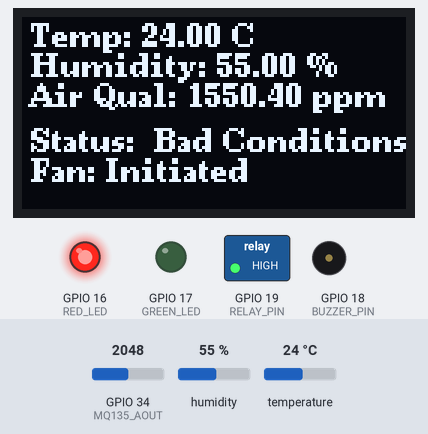
The sketch below on a simulated ESP32. Shown: 128×64 one-colour display, switched loads named in the sketch (green lamp = pin HIGH), output pins drawn as LEDs (lit = HIGH), buzzer (waves = sounding). The test bench sets the inputs (shaded band); at power-on: GPIO 34 (MQ135_AOUT) = 2048, humidity 55 %, temperature 24 °C. What the sketch prints to the serial monitor is not drawn.

Above: at 4.1 s.
4.2 s: GPIO 34 (MQ135_AOUT) set to 461
At 12.2 s:
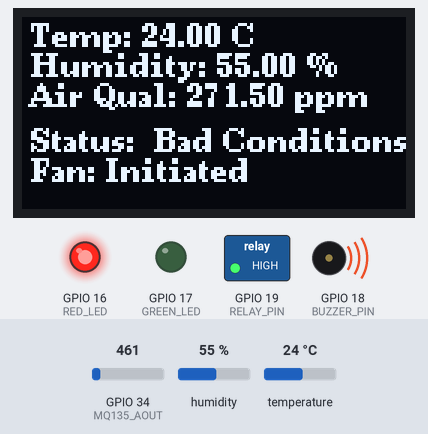
14.1 s: GPIO 34 (MQ135_AOUT) set to 390
At 17.6 s:
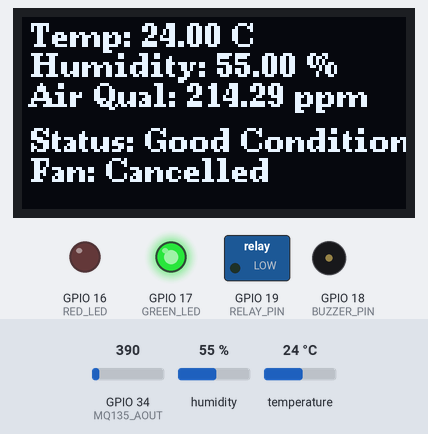
20.3 s: humidity set to 41 %
At 22.0 s:
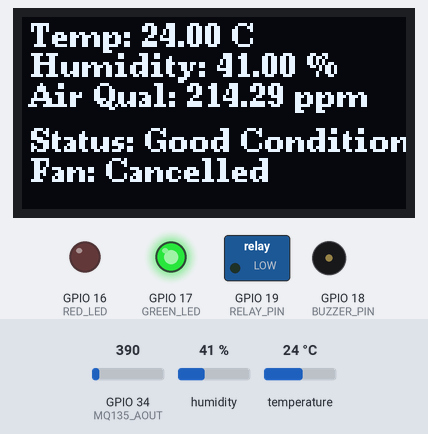
26.5 s: humidity set to 38 %
At 28.0 s:
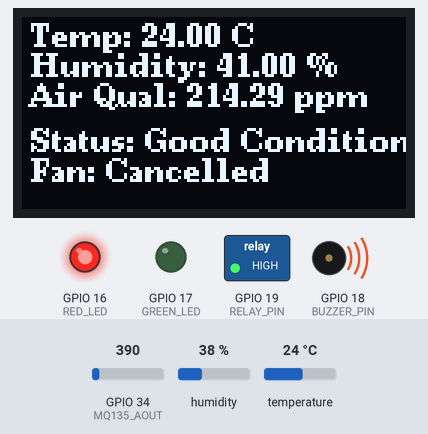
32.7 s: temperature set to 12 °C
At 41.7 s:
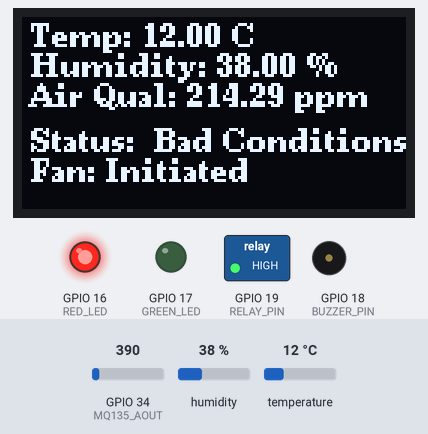
43.8 s: GPIO 34 (MQ135_AOUT) set to 491
At 53.9 s:
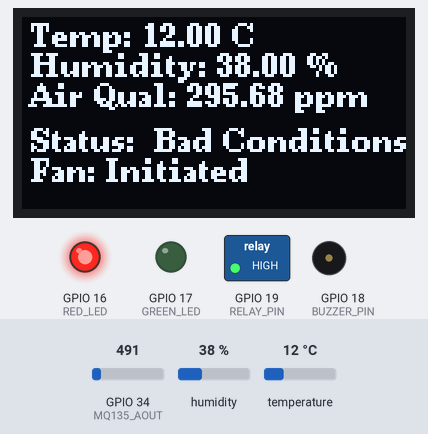
Timing chart, 0 to 55.9 s (numbered marks = the images above; inputs shaded):
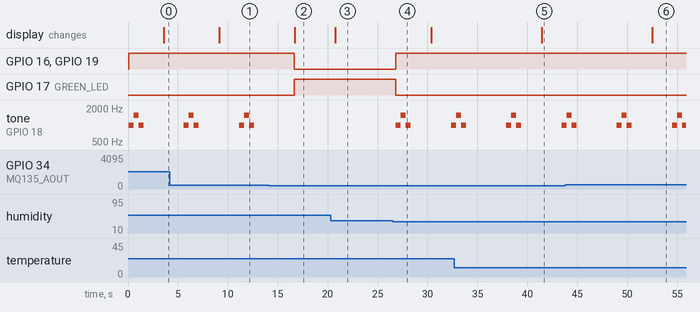

Measured:
- the behaviour switches between 435 and 434 on GPIO 34 (MQ135_AOUT) (found by bisection; images 1 and 2)
- the behaviour switches between 40 and 39 % on humidity (found by bisection; images 3 and 4)
- after the input at 4.2 s, the display: changes after 4.9 s (image 1)
- after the input at 14.1 s, GPIO 16 (RED_LED), GPIO 19 (RELAY_PIN): HIGH → LOW after 2.6 s; GPIO 17 (GREEN_LED): LOW → HIGH after 2.6 s; tone on GPIO 18 (BUZZER_PIN): stays silent (without the input it goes to 1000 Hz after 2.6 s); the display: changes after 2.6 s (image 2)
- after the input at 20.3 s, the display: changes after 0.47 s (image 3)
- after the input at 26.5 s, GPIO 16 (RED_LED), GPIO 19 (RELAY_PIN): LOW → HIGH after 0.34 s; GPIO 17 (GREEN_LED): HIGH → LOW after 0.34 s; tone on GPIO 18 (BUZZER_PIN): plays 1000 Hz for 0.50 s, 1500 Hz for 0.50 s, 1000 Hz for 0.50 s, 1000 Hz for 0.32 s, starting after 0.34 s
- after the input at 32.7 s, the display: changes after 8.7 s (image 5)
- after the input at 43.8 s, the display: changes after 8.7 s (image 6)

The sketch:

DHT22MQ135OLEDLEDBUZZERandRELAYplusFANsWorking.ino
```cpp
#include <Wire.h>
#include <U8g2lib.h>
#include <DHT.h>

#define DHTPIN 4
#define DHTTYPE DHT22
DHT dht(DHTPIN, DHTTYPE);

#define MQ135_AOUT 34
#define GREEN_LED 17
#define RED_LED 16
#define BUZZER_PIN 18
#define RELAY_PIN 19

U8G2_SSD1306_128X64_NONAME_F_HW_I2C u8g2(U8G2_R0, U8X8_PIN_NONE);

bool fanState = false;

void setup() {
    Serial.begin(115200);
    dht.begin();
    u8g2.begin();

    pinMode(GREEN_LED, OUTPUT);
    pinMode(RED_LED, OUTPUT);
    pinMode(BUZZER_PIN, OUTPUT);
    pinMode(RELAY_PIN, OUTPUT);

    digitalWrite(GREEN_LED, LOW);
    digitalWrite(RED_LED, LOW);
    digitalWrite(RELAY_PIN, LOW);

    Serial.println(" System Initialised: DHT22, MQ135, OLED, LEDs, Buzzer, and Relay Fan!");

    u8g2.clearBuffer();
    u8g2.setFont(u8g2_font_ncenB08_tr);
    u8g2.drawStr(0, 10, " Starting System");
    u8g2.sendBuffer();
}

void loop() {
    float temperature = dht.readTemperature();
    float humidity = dht.readHumidity();

    if (isnan(temperature) || isnan(humidity)) {
        Serial.println(" Failed to read from DHT22 sensor!");
        u8g2.clearBuffer();
        u8g2.drawStr(0, 10, " DHT22 failed");
        u8g2.sendBuffer();
        delay(2000);
        return;
    }

    int air_quality_analog = analogRead(MQ135_AOUT);
    float air_quality_ppm = calculatePPM(air_quality_analog);

    bool tempSafe = (temperature >= 22.0 && temperature <= 24.0);
    bool humiditySafe = (humidity >= 40.0 && humidity <= 60.0);
    bool airQualitySafe = (air_quality_ppm <= 250);

    String status;
    String fanMessage;

    if (tempSafe && humiditySafe && airQualitySafe) {
        status = "Good Conditions";
        fanMessage = " Fan: Cancelled";
        digitalWrite(GREEN_LED, HIGH);
        digitalWrite(RED_LED, LOW);
        digitalWrite(RELAY_PIN, LOW);
        noTone(BUZZER_PIN);
        fanState = false;
    } else {
        status = " Bad Conditions!";
        fanMessage = " Fan: Initiated";
        digitalWrite(GREEN_LED, LOW);
        digitalWrite(RED_LED, HIGH);
        digitalWrite(RELAY_PIN, HIGH);
        playSiren();
        fanState = true;
    }

    Serial.print("Temperature: ");
    Serial.print(temperature);
    Serial.println(" °C");

    Serial.print("Humidity: ");
    Serial.print(humidity);
    Serial.println(" %");

    Serial.print("Air Quality (PPM): ");
    Serial.println(air_quality_ppm);

    Serial.print(" Status: ");
    Serial.println(status);
    Serial.println(fanMessage);

    updateOLED(temperature, humidity, air_quality_ppm, status, fanMessage);
    delay(2000);
}

void updateOLED(float temp, float humidity, float airQuality, String status, String fanMessage) {
    u8g2.clearBuffer();
    u8g2.setFont(u8g2_font_ncenB08_tr);

    u8g2.setCursor(0, 10);
    u8g2.print(" Temp: ");
    u8g2.print(temp);
    u8g2.println(" C");

    u8g2.setCursor(0, 20);
    u8g2.print(" Humidity: ");
    u8g2.print(humidity);
    u8g2.println(" %");

    u8g2.setCursor(0, 30);
    u8g2.print(" Air Qual: ");
    u8g2.print(airQuality);
    u8g2.println(" ppm");

    u8g2.setCursor(0, 45);
    u8g2.print(" Status: ");
    u8g2.println(status);

    u8g2.setCursor(0, 55);
    u8g2.print(fanMessage);

    u8g2.sendBuffer();
}

void playSiren() {
    tone(BUZZER_PIN, 1000);
    delay(500);
    tone(BUZZER_PIN, 1500);
    delay(500);
    tone(BUZZER_PIN, 1000);
    delay(500);
    noTone(BUZZER_PIN);
    delay(2000);
}

float calculatePPM(int rawValue) {
    float voltage = (rawValue / 4095.0) * 3.3;
    float ppm = (voltage - 0.1) * 1000;
    return ppm < 0 ? 0 : ppm;
}
```
